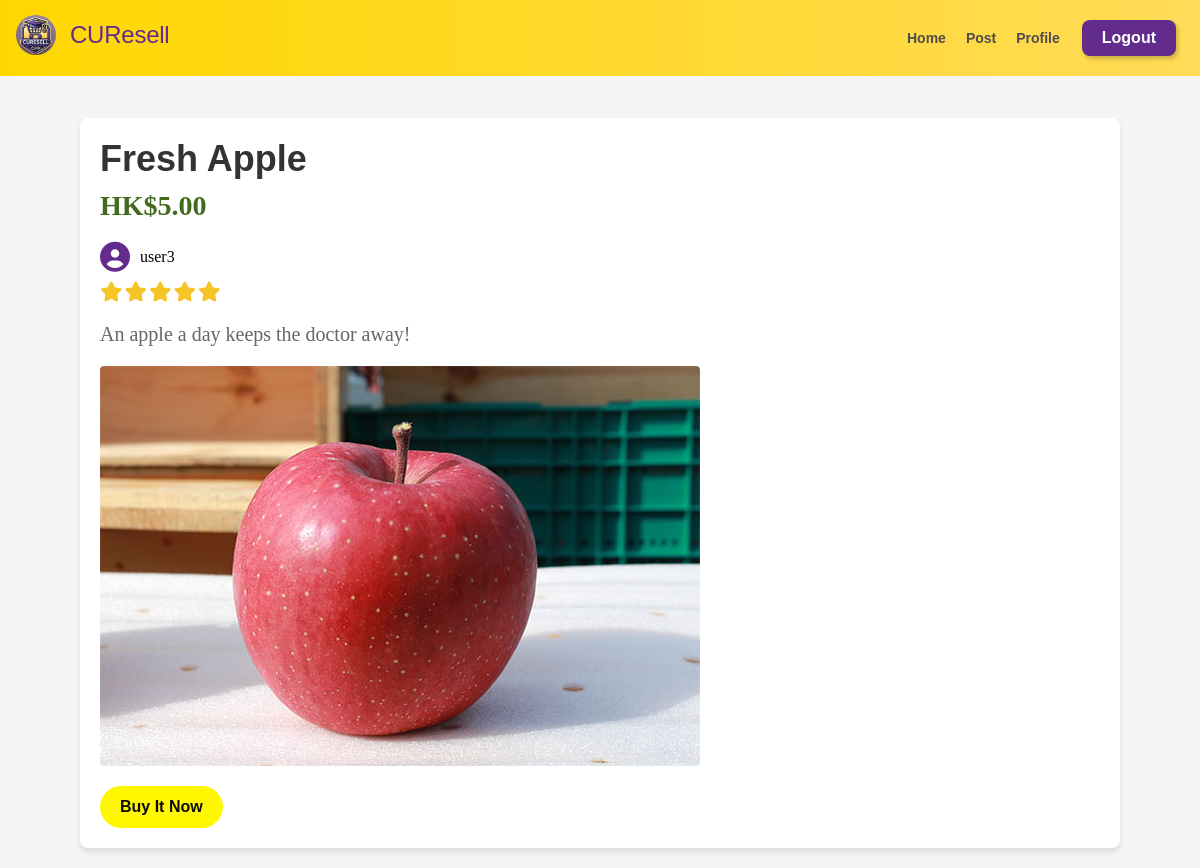
Page /detail/?prod_id=1 on the committed database.
### product/models.py (models this page shows, shortened)
class ProductInfo(models.Model):
    title = models.CharField(max_length=20)
    description = models.CharField(max_length=2000)
    picture = models.ImageField(upload_to='product')
    price = models.DecimalField(max_digits=10,decimal_places=2)
    posted_at = models.DateTimeField((u"Conversation Time"),  auto_now_add=True)
    isSold = models.BooleanField(default=False)
    seller = models.ForeignKey(UserInfo, on_delete=models.CASCADE, default='')
    product = ProdInfoManager()

### user/models.py (models this page shows)
class UserInfo(models.Model):
    username = models.CharField(max_length=20)
    password = models.CharField(max_length=40)
    email = models.CharField(max_length=30,default='')
    rate = models.FloatField(default=5.0)
    rate_number = models.IntegerField(default=0)

### product/views.py (the view)
# urls.py: url(r'^detail/$',views.detail),
def detail(request):
    prod_id = request.GET['prod_id']
    product = ProductInfo.product.get_prod(prod_id)[0]
    context = {'product': product}
    return render(request, 'product_info.html', context)

### product/models.py (called while the page is built)
    def get_prod(self, prod_id):
        return super(ProdInfoManager, self).get_queryset().filter(id=prod_id)

### templates/product_info.html (shortened to what this page needs)
<!DOCTYPE html>
<html lang="en">
<head>
   <link rel="stylesheet" href="/static/css/nav_bar.css">
   <link rel="stylesheet" href="/static/css/prod_info.css">
   <link rel="stylesheet" href="https://cdnjs.cloudflare.com/ajax/libs/font-awesome/6.4.2/css/all.min.css">
</head>
<body>
   {% include 'nav_bar.html' %}
   <div style="height: 50px;"></div>
   <div class="prod_info_container">
      <div class="item_info_title"></span>{{ product.title }}</span></div>
      <div class="item_price"></span>HK${{ product.price }}</span></div>
      <div class="seller-info">
          <i class="fas fa-user-circle seller-icon"></i>
          {{ product.seller.username}}</span></span>
      </div>
      <div class="seller-rating"> <span id="seller-rating-stars"></span></div>
      <label class="description"></span>{{ product.description }}</span></label>
      <div class="image-container">
         <img src="/static/{{ product.picture }}">
      </div>
    <form method="post" action="/make_transaction/">
        <div class="button-container" style="justify-content: flex-end;">
            <button type="submit" class="button_buy">Buy It Now</button>
        </div>
    </form>
   </div>
</body>
</html>

### static/css/prod_info.css (style rules this page uses)
body { background: #f5f5f5; min-height: 100vh; position: relative; overflow: auto; }
.prod_info_container { max-width: 1000px; margin: 60px auto 20px; padding: 20px; background-color: #fff; border-radius: 8px; box-shadow: 0 4px 6px rgba(0, 0, 0, 0.1); }
.item_info_title { text-align: left; font-size: 36px; font-family: "Inter-Bold", sans-serif; font-weight: 700; margin-bottom: 10px; color: #333; }
.item_price { text-align: left; font-size: 28px; font-weight: bold; color: #426b1f; margin-bottom: 20px; }
.image-container { display: flex; flex-wrap: wrap; justify-content: flex-start; gap: 10px; }
.image-container img { object-fit: cover; border-radius: 4px; margin-bottom: 20px; max-width: 100%; height: auto; }
.description { display: block; margin-top: 20px; margin-bottom: 20px; font-size: 20px; color: #666; }
.button_buy { margin-right: auto; padding: 12px 20px; font-size: 16px; font-weight: bold; color: #0c0c0c; background-color: #fff700; border: none; border-radius: 36px; cursor: pointer; transition: background-color 0.3s; }
.seller-rating { display: flex; color: #622b8c; font-weight: bold; margin-bottom: 20px; }
.seller-info { display: flex; align-items: center; margin-bottom: 10px; }
.seller-icon { font-size: 30px; color: #622b8c; margin-right: 10px; }

### rows in the picture
ProductInfo: title "Fresh Apple", price "5.00", seller.username "user3", description "An apple a day keeps the doctor away!", picture (picture)
